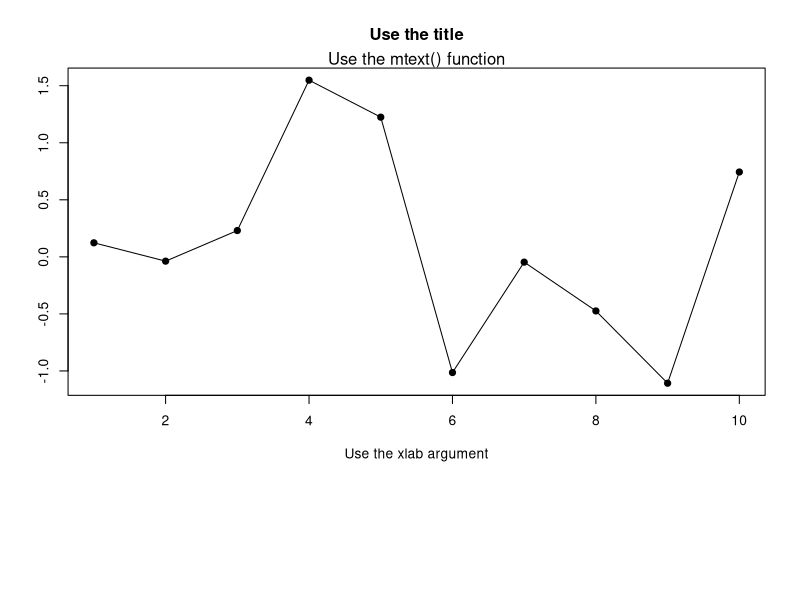

The R source for this figure: (Note: this script raises an error after producing the figure.)
# Split the screen using the layout function
layout(matrix(c(1,1,2,2), 2, 2, byrow = T), heights = c(4,1))

# plot the figure
plot(rnorm(10),ylab="", xlab="Use the xlab argument", main="Use the title", ty="o", pch=19)

# Add text
mtext("Use the mtext() function")
?mtext()
temp <- locator(1) # On the chart, click where you would like the text to appear
text(temp,"Use the text() with or without the locator() function")

# Add text using the following Corner_text function:
Corner_text <- function(text, location="topright"){
  legend(location,legend=text, bty ="n", pch=NA) 
}
Corner_text(text="Use Corner_text() function")
Corner_text(text="Use the Corner_text() function",location= "bottomright")

# use the title function 
title(sub="Add subtitle using the title() function")

# load a library for creating more text
library(gplots)

# ?textplot # use this for more information about the function

# layout.show(2) # show the split between top and bottom screens
temptext1 <- "Add here notes. The plot above represents 10 random points drawn from Normal distribution. The plot is generated in order 
to visualize all the different options one can use for adding text to a plot. 
You can control this text size using the usual \"cex\" argument.
\nYou can increase readability if you skip lines. 
\nUse this space when you have complicated charts that require some more details. Add explanations and preemt possible questions, by that 
saving readers' time (e.g. \"is it percentage or basis points?\" )."
temptext2 <-  "You can also add more text in the usual way by using again the locator(1)+text() functions" 
textplot(temptext1, valign="center", cex=0.8, halign= "left", mar=c(0,0,0,0), col=2) 

# mar=c(0,0,0,0) removes the margins
temp <- locator(1)
text(temp, temptext2,col=4)
